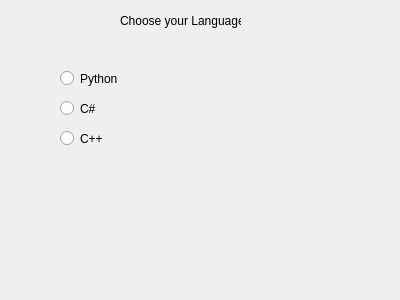
<?xml version="1.0" encoding="UTF-8"?>
<ui version="4.0">
 <class>Dialog</class>
 <widget class="QDialog" name="Dialog">
  <property name="geometry">
   <rect>
    <x>0</x>
    <y>0</y>
    <width>400</width>
    <height>300</height>
   </rect>
  </property>
  <property name="windowTitle">
   <string>Dialog</string>
  </property>
  <widget class="QLabel" name="labelHeader">
   <property name="geometry">
    <rect>
     <x>120</x>
     <y>10</y>
     <width>121</width>
     <height>21</height>
    </rect>
   </property>
   <property name="text">
    <string>Choose your Language</string>
   </property>
  </widget>
  <widget class="QLabel" name="labelOutput">
   <property name="geometry">
    <rect>
     <x>80</x>
     <y>230</y>
     <width>211</width>
     <height>31</height>
    </rect>
   </property>
   <property name="text">
    <string/>
   </property>
  </widget>
  <widget class="QRadioButton" name="radioButtonPython">
   <property name="geometry">
    <rect>
     <x>60</x>
     <y>70</y>
     <width>82</width>
     <height>17</height>
    </rect>
   </property>
   <property name="text">
    <string>Python</string>
   </property>
  </widget>
  <widget class="QRadioButton" name="radioButtonCSharp">
   <property name="geometry">
    <rect>
     <x>60</x>
     <y>100</y>
     <width>82</width>
     <height>17</height>
    </rect>
   </property>
   <property name="text">
    <string>C#</string>
   </property>
  </widget>
  <widget class="QRadioButton" name="radioButtonCpp">
   <property name="geometry">
    <rect>
     <x>60</x>
     <y>130</y>
     <width>82</width>
     <height>17</height>
    </rect>
   </property>
   <property name="text">
    <string>C++</string>
   </property>
  </widget>
 </widget>
 <resources/>
 <connections/>
</ui>
